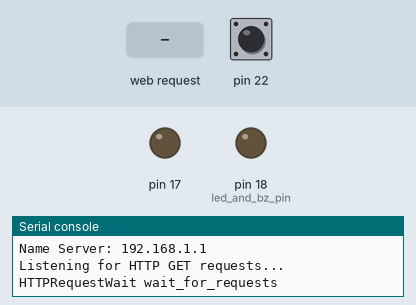
The program below on a simulated MicroPython board. On the bench: output pins drawn as LEDs (lit = HIGH), the last lines printed to the serial console. Dashed ring = blinking. Inputs (shaded band) come from the test bench; at power-on: pin 22 HIGH. WiFi joins after 1.5 s.

Above: at 5.2 s.
5.3 s: HTTP request GET / received
At 5.7 s:
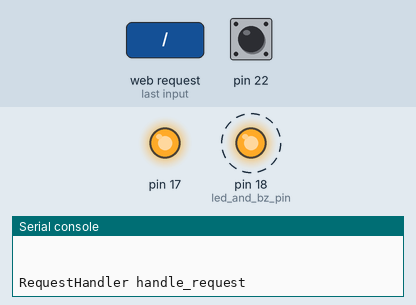
8.3 s: pin 22 pulled LOW for 0.15 s
At 8.7 s:
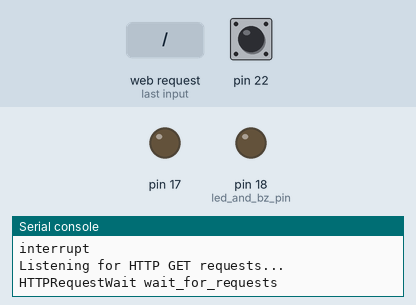
Timing chart, 0 to 11.3 s (numbered marks = the images above; inputs shaded):
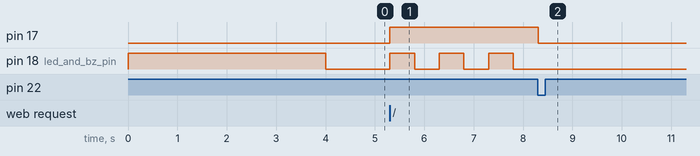

The program:

receiver.py
```python
from machine import Pin
import usocket as socket
import utime
import network


class WLANManager:
    def __init__(self, ssid, pw, ip_address, max_retries=10):
        print('WLANManager Initialize')
        self.ssid = ssid
        self.pw = pw
        self.ip_address = ip_address
        self.wlan = network.WLAN(network.STA_IF)
        self.max_retries = max_retries

    def connect(self):
        print('WLANManager connect')
        self.wlan.active(True)
        self.wlan.connect(self.ssid, self.pw)

        retries = 0
        while not self.wlan.isconnected():
            if retries >= self.max_retries:
                print(f'Failed to connect to Wi-Fi after {self.max_retries} attempts.')
                return False
            print(f'Attempting to connect... ({retries + 1}/{self.max_retries})')
            utime.sleep(1)
            retries += 1

        wlan_status = self.wlan.ifconfig()
        self.wlan.ifconfig((self.ip_address, wlan_status[1], wlan_status[2], wlan_status[3]))
        print('Connected!')
        print('--------network info--------')
        print(f'IP Address: {self.ip_address}')
        print(f'Netmask: {wlan_status[1]}')
        print(f'Default Gateway: {wlan_status[2]}')
        print(f'Name Server: {wlan_status[3]}')
        return True


class HTTPRequestWait:
    def __init__(self, ip_address, port):
        print('HTTPRequestWait init')
        self.ip_address = ip_address
        self.port = port
        self.s = socket.socket(socket.AF_INET, socket.SOCK_STREAM)
        self.s.bind((self.ip_address, self.port))
        self.s.listen(5)

    def wait_for_requests(self):
        print('HTTPRequestWait wait_for_requests')
        conn, addr = self.s.accept()
        print('Connection from %s' % str(addr))
        request = conn.recv(1024).decode('utf-8')
        conn.sendall(b'HTTP/1.1 200 OK\nContent-type: text/html\n\nBell A: Request Received.')
        conn.close()
        return request


class RequestHandler:
    def __init__(self, duration, led_and_bz_pin, sw_pin, power_pin):
        print('RequestHandler init')
        self.duration = duration
        self.led_and_bz_pin = Pin(led_and_bz_pin, Pin.OUT)
        self.sw_pin = Pin(sw_pin, Pin.IN, Pin.PULL_UP)
        self.sw_pin.irq(trigger=Pin.IRQ_FALLING, handler=self.interrupt)
        self.power_pin = Pin(power_pin, Pin.OUT)

    def handle_request(self):
        print('RequestHandler handle_request')
        self.interrupted = False
        self.power_pin.on()
        for i in range(self.duration):
            for _ in range(5):
                if self.interrupted:
                    self.interrupted = False
                    return
                self.led_and_bz_pin.on()
                utime.sleep(0.1)
            for _ in range(5):
                if self.interrupted:
                    self.interrupted = False
                    return
                self.led_and_bz_pin.off()
                utime.sleep(0.1)
            if self.interrupted:
                self.interrupted = False
                break
        self.power_pin.off()

    def interrupt(self, pin):
        print('interrupt')
        self.led_and_bz_pin.off()
        self.interrupted = True


def main():
    ################
    SSID = 'wifi_ssid'
    PW = 'wifi_pw'
    RECEIVER_IP = 'receiver_ip_address'
    PORT = 80
    CALLBELL_DURATION = 10
    POWER_PIN = 17
    LED_AND_BZ_PIN = 18
    SW_PIN = 22
    ################

    wlan_manager = WLANManager(SSID, PW, RECEIVER_IP)
    http_request_wait = HTTPRequestWait(RECEIVER_IP, PORT)
    request_handler = RequestHandler(CALLBELL_DURATION, LED_AND_BZ_PIN, SW_PIN, POWER_PIN)

    led_and_bz_pin = Pin(LED_AND_BZ_PIN, Pin.OUT)
    led_and_bz_pin.on()

    if not wlan_manager.connect():
        print("Wi-Fi connection failed. Exiting program.")
        return

    utime.sleep(2)
    led_and_bz_pin.off()

    while True:
        request = ''
        print('Listening for HTTP GET requests...')
        while not request:
            request = http_request_wait.wait_for_requests()
            print('Request received:', request)
        request_handler.handle_request()


if __name__ == "__main__":
    main()
```

Measured:
- after the input at 5.3 s, pin 17: LOW → HIGH at once; pin 18 (led_and_bz_pin): alternates HIGH for 0.50 s and LOW for 0.50 s, starting at once
- after the input at 8.3 s, pin 17: HIGH → LOW after 0.00 s instead of 7.0 s; pin 18 (led_and_bz_pin): stops changing and stays LOW
